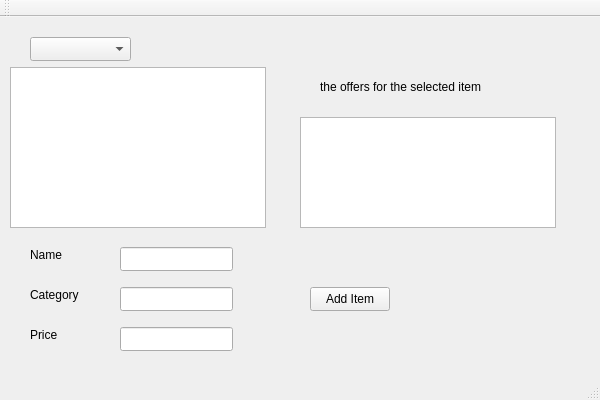
<?xml version="1.0" encoding="UTF-8"?>
<ui version="4.0">
 <class>AdminWindowClass</class>
 <widget class="QMainWindow" name="AdminWindowClass">
  <property name="geometry">
   <rect>
    <x>0</x>
    <y>0</y>
    <width>600</width>
    <height>400</height>
   </rect>
  </property>
  <property name="windowTitle">
   <string>AdminWindow</string>
  </property>
  <widget class="QWidget" name="centralWidget">
   <widget class="QComboBox" name="comboBox">
    <property name="geometry">
     <rect>
      <x>30</x>
      <y>20</y>
      <width>101</width>
      <height>24</height>
     </rect>
    </property>
   </widget>
   <widget class="QListWidget" name="ItemsList">
    <property name="geometry">
     <rect>
      <x>10</x>
      <y>50</y>
      <width>256</width>
      <height>161</height>
     </rect>
    </property>
   </widget>
   <widget class="QListWidget" name="OfferList">
    <property name="geometry">
     <rect>
      <x>300</x>
      <y>100</y>
      <width>256</width>
      <height>111</height>
     </rect>
    </property>
   </widget>
   <widget class="QLabel" name="offersLabel">
    <property name="geometry">
     <rect>
      <x>320</x>
      <y>60</y>
      <width>201</width>
      <height>20</height>
     </rect>
    </property>
    <property name="text">
     <string>the offers for the selected item</string>
    </property>
   </widget>
   <widget class="QLabel" name="nameLabel">
    <property name="geometry">
     <rect>
      <x>30</x>
      <y>230</y>
      <width>49</width>
      <height>16</height>
     </rect>
    </property>
    <property name="text">
     <string>Name</string>
    </property>
   </widget>
   <widget class="QLabel" name="CategoryLabel">
    <property name="geometry">
     <rect>
      <x>30</x>
      <y>270</y>
      <width>49</width>
      <height>16</height>
     </rect>
    </property>
    <property name="text">
     <string>Category</string>
    </property>
   </widget>
   <widget class="QLabel" name="PriceLabel">
    <property name="geometry">
     <rect>
      <x>30</x>
      <y>310</y>
      <width>49</width>
      <height>16</height>
     </rect>
    </property>
    <property name="text">
     <string>Price</string>
    </property>
   </widget>
   <widget class="QLineEdit" name="NameLine">
    <property name="geometry">
     <rect>
      <x>120</x>
      <y>230</y>
      <width>113</width>
      <height>24</height>
     </rect>
    </property>
   </widget>
   <widget class="QLineEdit" name="CategoryLine">
    <property name="geometry">
     <rect>
      <x>120</x>
      <y>270</y>
      <width>113</width>
      <height>24</height>
     </rect>
    </property>
   </widget>
   <widget class="QLineEdit" name="priceLine">
    <property name="geometry">
     <rect>
      <x>120</x>
      <y>310</y>
      <width>113</width>
      <height>24</height>
     </rect>
    </property>
   </widget>
   <widget class="QPushButton" name="pushButton">
    <property name="geometry">
     <rect>
      <x>310</x>
      <y>270</y>
      <width>80</width>
      <height>24</height>
     </rect>
    </property>
    <property name="text">
     <string>Add Item</string>
    </property>
   </widget>
  </widget>
  <widget class="QMenuBar" name="menuBar">
   <property name="geometry">
    <rect>
     <x>0</x>
     <y>0</y>
     <width>600</width>
     <height>21</height>
    </rect>
   </property>
  </widget>
  <widget class="QToolBar" name="mainToolBar">
   <attribute name="toolBarArea">
    <enum>TopToolBarArea</enum>
   </attribute>
   <attribute name="toolBarBreak">
    <bool>false</bool>
   </attribute>
  </widget>
  <widget class="QStatusBar" name="statusBar"/>
 </widget>
 <layoutdefault spacing="6" margin="11"/>
 <resources/>
 <connections/>
</ui>
